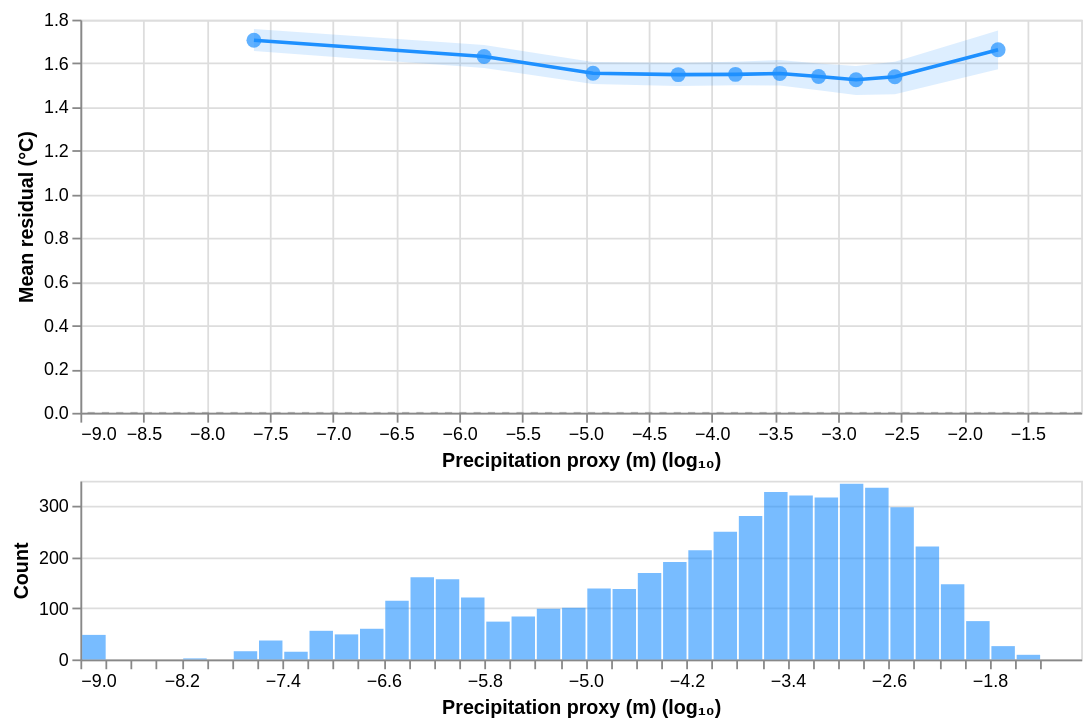

Express this chart as Vega-Lite.
### Vega-Lite specification from a JSON file in a GitHub repository (floating-point values rounded to 4 significant figures; data arrays with more than 128 entries replaced by an {"elided": "..."} marker saying what was removed)
{"config": {"view": {"continuousWidth": 300, "continuousHeight": 300}}, "vconcat": [{"layer": [{"data": {"name": "data-a0a55d106695e8d630baff0f16eee66d"}, "mark": {"type": "rule", "color": "grey", "opacity": 0.5, "strokeDash": [4, 4]}, "encoding": {"y": {"field": "y", "type": "quantitative"}}}, {"data": {"name": "data-34f76fd2ec531bc0b799ffb623b0c416"}, "mark": {"type": "area", "color": "#1E90FF", "opacity": 0.15}, "encoding": {"x": {"field": "x", "scale": {"domain": [-9.0, -1.075], "nice": false, "zero": false}, "title": "Precipitation proxy (m) (log₁₀)", "type": "quantitative"}, "y": {"field": "ci_lo", "title": "Mean residual (°C)", "type": "quantitative"}, "y2": {"field": "ci_hi"}}}, {"data": {"name": "data-34f76fd2ec531bc0b799ffb623b0c416"}, "mark": {"type": "line", "color": "#1E90FF", "strokeWidth": 2}, "encoding": {"x": {"field": "x", "scale": {"domain": [-9.0, -1.075], "nice": false, "zero": false}, "type": "quantitative"}, "y": {"field": "mean", "type": "quantitative"}}}, {"data": {"name": "data-34f76fd2ec531bc0b799ffb623b0c416"}, "mark": {"type": "point", "color": "#1E90FF", "filled": true, "size": 70}, "encoding": {"tooltip": [{"field": "x", "format": ".3f", "title": "Precipitation proxy (m) (log₁₀)", "type": "quantitative"}, {"field": "mean", "format": ".3f", "title": "Mean residual (°C)", "type": "quantitative"}, {"field": "ci_lo", "format": ".3f", "title": "CI low", "type": "quantitative"}, {"field": "ci_hi", "format": ".3f", "title": "CI high", "type": "quantitative"}], "x": {"field": "x", "scale": {"domain": [-9.0, -1.075], "nice": false, "zero": false}, "type": "quantitative"}, "y": {"field": "mean", "type": "quantitative"}}}], "height": 220, "width": 560}, {"data": {"name": "data-d2c8dfc54d3d2d0b519b1f66baacfbcc"}, "mark": {"type": "bar", "color": "#1E90FF", "opacity": 0.6}, "encoding": {"x": {"bin": {"maxbins": 50}, "field": "val", "scale": {"domain": [-9.0, -1.075], "nice": false, "zero": false}, "title": "Precipitation proxy (m) (log₁₀)", "type": "quantitative"}, "y": {"aggregate": "count", "title": "Count", "type": "quantitative"}}, "height": 100, "width": 560}], "spacing": 4, "$schema": "https://vega.github.io/schema/vega-lite/v6.4.1.json", "datasets": {"data-a0a55d106695e8d630baff0f16eee66d": [{"y": 0}], "data-34f76fd2ec531bc0b799ffb623b0c416": [{"x": -7.626, "mean": 1.705, "ci_lo": 1.656, "ci_hi": 1.757}, {"x": -5.803, "mean": 1.631, "ci_lo": 1.578, "ci_hi": 1.684}, {"x": -4.941, "mean": 1.555, "ci_lo": 1.506, "ci_hi": 1.606}, {"x": -4.266, "mean": 1.548, "ci_lo": 1.496, "ci_hi": 1.602}, {"x": -3.813, "mean": 1.549, "ci_lo": 1.499, "ci_hi": 1.607}, {"x": -3.461, "mean": 1.554, "ci_lo": 1.499, "ci_hi": 1.615}, {"x": -3.154, "mean": 1.54, "ci_lo": 1.476, "ci_hi": 1.599}, {"x": -2.858, "mean": 1.525, "ci_lo": 1.454, "ci_hi": 1.588}, {"x": -2.55, "mean": 1.538, "ci_lo": 1.459, "ci_hi": 1.607}, {"x": -1.733, "mean": 1.662, "ci_lo": 1.573, "ci_hi": 1.751}], "data-d2c8dfc54d3d2d0b519b1f66baacfbcc": {"elided": "4999 records"}}}
